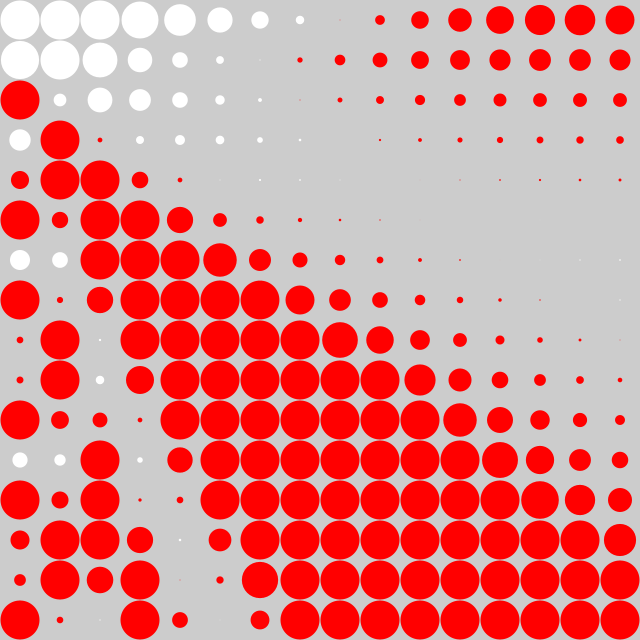
Frame 1 (no input)
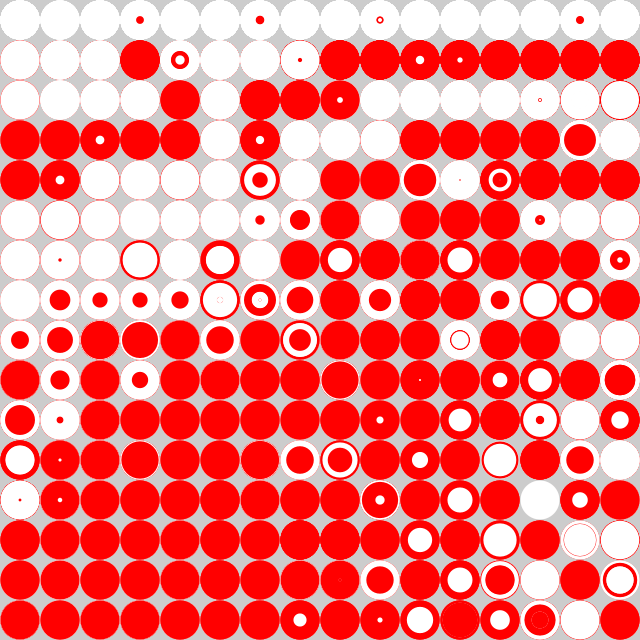
Frame 60 (the mouse pressed at the canvas centre just before this capture)
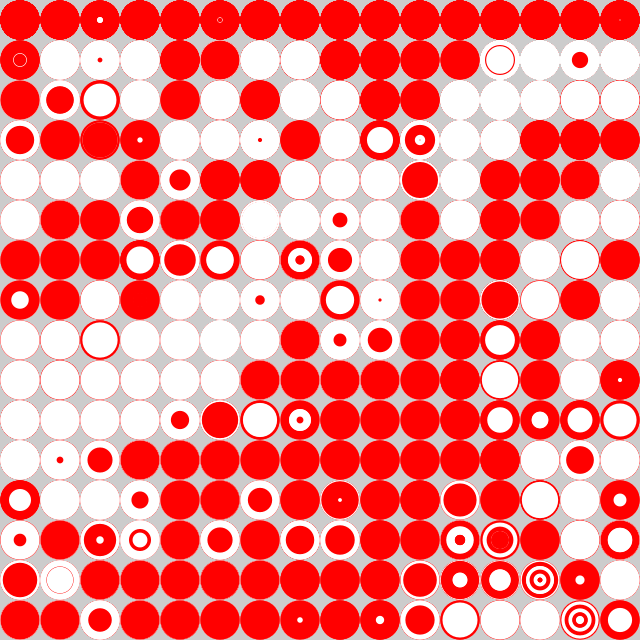
Frame 120 (the mouse held since frame 60 and released just before this capture)

The Processing sketch that drew these frames (run headless with seeded random() and noise(); from frame 60 on, the mouse is pressed at the canvas centre):

// Processing sketch: tixy
// ── tixy.pde
void setup() {
  size(640,640);
  noStroke();
  frameRate(30);
}

float tixy( float t, int i, int x, int y ) {
  return sin(t*i/x) + cos(t*i/y);
}

void draw() {
  clear();
  for( int x = 0; x < 16; ++x ) {
    for( int y = 0; y < 16; ++y ) {
      float v = tixy(millis()/1000.0f,(y*16+x)+1,x+1,y+1);
      if( v < -1 ) v = -1;
      if( v > 1 ) v = 1;
      if( v < 0 ) 
        fill(255,0,0);
      else
        fill(255);
      circle( 20 + x*40, 20 + y * 40, abs(v)*39 );
    }
  }
}
